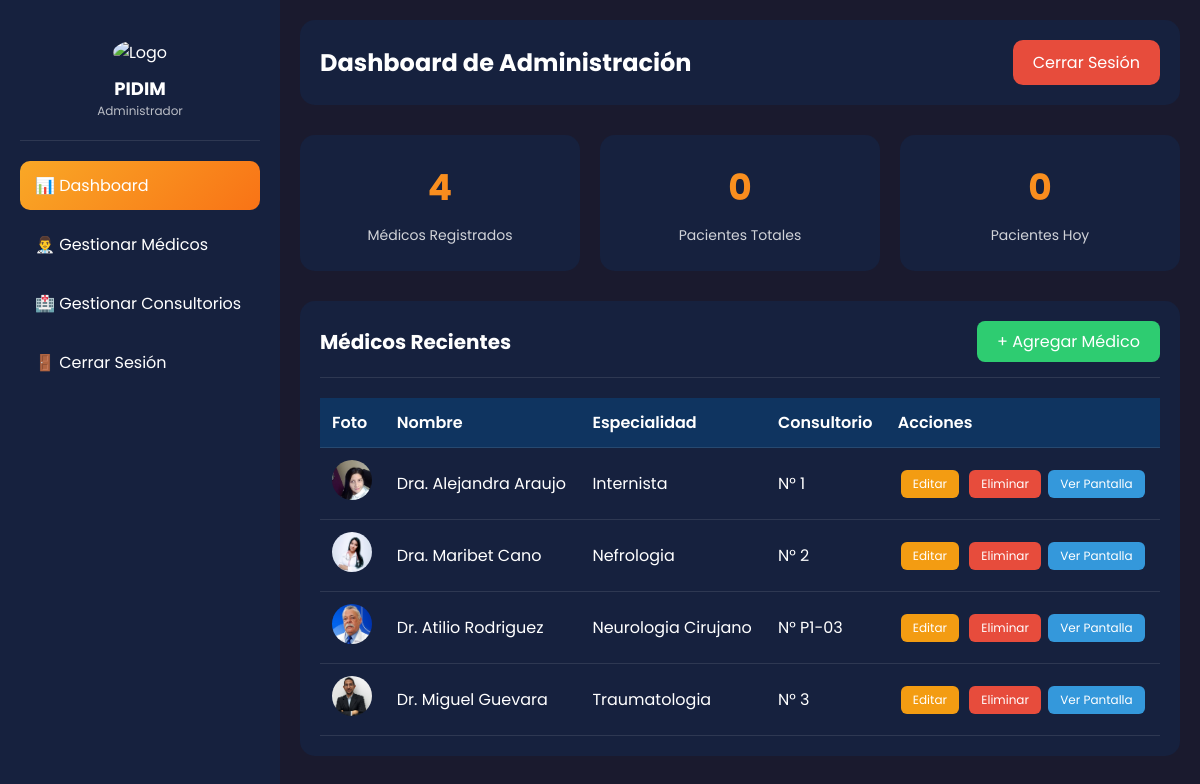
The page /admin/dashboard.php (signed in) on the database its author committed.
### tables this page shows
CREATE TABLE IF NOT EXISTS `medico` (
  `idmed` int(11) NOT NULL AUTO_INCREMENT,
  `nombrem` varchar(100) NOT NULL,
  `especialidad` varchar(100) NOT NULL,
  `foto` varchar(50) NOT NULL DEFAULT '',
  `fechas_consul` varchar(50) DEFAULT NULL,
  `horarios` varchar(50) DEFAULT NULL,
  `consultorio` varchar(50) DEFAULT NULL,
  `mpps` varchar(50) DEFAULT 'SIN REGISTRAR',
  `comezu` varchar(50) DEFAULT 'SIN REGISTRAR',
  `pacientes` varchar(300) DEFAULT NULL,
  `paciente_actual` varchar(50) DEFAULT NULL,
  `paciente_siguiente` varchar(50) DEFAULT NULL,
  `usuario_id` int(11) NOT NULL,
  `estado` int(11) NOT NULL DEFAULT 1,
  `timestamp` timestamp NOT NULL DEFAULT current_timestamp(),
  `consultory_id` int(11) DEFAULT NULL,
  PRIMARY KEY (`idmed`),
  KEY `usuario_id` (`usuario_id`),
  KEY `consultory_id` (`consultory_id`),
  CONSTRAINT `medico_ibfk_1` FOREIGN KEY (`usuario_id`) REFERENCES `usuario` (`idusuario`),
  CONSTRAINT `medico_ibfk_2` FOREIGN KEY (`consultory_id`) REFERENCES `consultory` (`id`) ON DELETE SET NULL
);

### includes/functions.php (called while the page is built, shortened)
<?php
function getAllDoctors($conn, $limit = null, $offset = 0) {
    $query = "SELECT m.*, c.consultory_number, c.name as consultory_name, u.nombre as user_name
              FROM medico m
              LEFT JOIN consultory c ON m.consultory_id = c.id
              LEFT JOIN usuario u ON m.usuario_id = u.idusuario
              WHERE m.estado = 1
              ORDER BY c.consultory_number ASC, m.nombrem ASC";
    if ($limit) {
        $query .= " LIMIT $offset, $limit";
    }
    $result = mysqli_query($conn, $query);
    $doctors = [];
    while ($row = mysqli_fetch_assoc($result)) {
        $doctors[] = $row;
    }
    return $doctors;
}
function getDisplayDoctorPhoto($photo) {
    if ($photo && $photo != 'img_paciente.jpg' && $photo != 'img_paciente.png') {
        if (file_exists("../assets/uploads/doctors/" . $photo)) {
            return "../assets/uploads/doctors/" . $photo;
        } elseif (file_exists("../assets/uploads/doctors/" . $photo)) {
            return "../assets/uploads/doctors/" . $photo;
        } elseif (file_exists("img/uploads/" . $photo)) {
            return "img/uploads/" . $photo;
        }
    }
    return "img/img_paciente.jpg";
}
?>

### admin/dashboard.php (the view, shortened to what this page needs)
<?php
require_once '../conexion.php';
require_once '../includes/functions.php';
$total_doctors_query = "SELECT COUNT(*) as total FROM medico WHERE estado = 1";
$total_doctors = mysqli_fetch_assoc(mysqli_query($conection, $total_doctors_query))['total'];
$total_patients_query = "SELECT COUNT(*) as total FROM waiting_patients";
$total_patients = mysqli_fetch_assoc(mysqli_query($conection, $total_patients_query))['total'];
$today_patients_query = "SELECT COUNT(*) as total FROM waiting_patients WHERE DATE(created_at) = CURDATE()";
$today_patients = mysqli_fetch_assoc(mysqli_query($conection, $today_patients_query))['total'];
$doctors = getAllDoctors($conection, 10);
?>
<!DOCTYPE html>
<html lang="es">
<head>
</head>
<body>
    <div class="admin-container">
        <aside class="sidebar">
            <div class="sidebar-header">
                <img src="../img/img_paciente.png" alt="Logo">
                <h3>PIDIM</h3>
                <p>Administrador</p>
            </div>
            <ul class="nav-menu">
                <li><a href="dashboard.php" class="active">📊 Dashboard</a></li>
                <li><a href="manage_doctors.php">👨‍⚕️ Gestionar Médicos</a></li>
                <li><a href="consultories.php">🏥 Gestionar Consultorios</a></li>
                <li><a href="../auth/logout.php">🚪 Cerrar Sesión</a></li>
            </ul>
        </aside>
        <div class="main-content">
            <div class="header">
                <h1>Dashboard de Administración</h1>
                <a href="../auth/logout.php" class="logout-btn">Cerrar Sesión</a>
            </div>
            <div class="stats-grid">
                <div class="stat-card">
                    <h3><?php echo $total_doctors; ?></h3>
                    <p>Médicos Registrados</p>
                </div>
                <div class="stat-card">
                    <h3><?php echo $total_patients; ?></h3>
                    <p>Pacientes Totales</p>
                </div>
                <div class="stat-card">
                    <h3><?php echo $today_patients; ?></h3>
                    <p>Pacientes Hoy</p>
                </div>
            </div>
            <div class="section">
                <div class="section-header">
                    <h2>Médicos Recientes</h2>
                    <a href="manage_doctors.php" class="btn-add">+ Agregar Médico</a>
                </div>
                <div class="doctors-table">
                    <table>
                        <thead>
                            <tr>
                                <th>Foto</th>
                                <th>Nombre</th>
                                <th>Especialidad</th>
                                <th>Consultorio</th>
                                <th>Acciones</th>
                            </tr>
                        </thead>
                        <tbody>
                            <?php foreach ($doctors as $doctor): ?>
                            <tr>
                                <td>
                                    <img src="<?php echo getDisplayDoctorPhoto($doctor['foto']); ?>" alt="Doctor" class="doctor-avatar">
                                </td>
                                <td><?php echo htmlspecialchars($doctor['nombrem']); ?></td>
                                <td><?php echo htmlspecialchars($doctor['especialidad']); ?></td>
                                <td>N° <?php echo htmlspecialchars($doctor['consultorio']); ?></td>
                                <td>
                                    <a href="edit_doctor.php?id=<?php echo $doctor['idmed']; ?>" class="btn-edit">Editar</a>
                                    <a href="delete_doctor.php?id=<?php echo $doctor['idmed']; ?>" class="btn-delete" onclick="return confirm('¿Eliminar este médico?')">Eliminar</a>
                                    <a href="../display.php?doctor=<?php echo $doctor['idmed']; ?>" class="btn-view" target="_blank">Ver Pantalla</a>
                                </td>
                            </tr>
                            <?php endforeach; ?>
                        </tbody>
                    </table>
                </div>
            </div>
        </div>
    </div>
</body>
</html>

### admin/dashboard.php (style rules this page uses)
* { margin: 0; padding: 0; box-sizing: border-box; }
body { font-family: 'Poppins', sans-serif; background: #1a1a2e; color: #fff; }
.admin-container { display: flex; min-height: 100vh; }
.sidebar { width: 280px; background: #16213e; padding: 20px; position: fixed; height: 100vh; overflow-y: auto; }
.sidebar-header { text-align: center; padding: 20px 0; border-bottom: 1px solid rgba(255, 255, 255, 0.1); margin-bottom: 20px; }
.sidebar-header img { width: 60px; height: 60px; border-radius: 50%; margin-bottom: 10px; }
.sidebar-header h3 { font-size: 18px; }
.sidebar-header p { font-size: 12px; opacity: 0.7; }
.nav-menu { list-style: none; }
.nav-menu li { margin-bottom: 10px; }
.nav-menu a { display: flex; align-items: center; gap: 12px; padding: 12px 15px; color: #fff; text-decoration: none; border-radius: 10px; transition: all 0.3s ease; }
.nav-menu a:hover, .nav-menu a.active { background: linear-gradient(135deg, #f9a826 0%, #f97316 100%); }
.main-content { flex: 1; margin-left: 280px; padding: 20px; }
.header { display: flex; justify-content: space-between; align-items: center; padding: 20px; background: #16213e; border-radius: 15px; margin-bottom: 30px; }
.header h1 { font-size: 24px; }
.logout-btn { padding: 10px 20px; background: #e74c3c; color: #fff; text-decoration: none; border-radius: 10px; transition: all 0.3s ease; }
.stats-grid { display: grid; grid-template-columns: repeat(auto-fit, minmax(250px, 1fr)); gap: 20px; margin-bottom: 30px; }
.stat-card { background: #16213e; border-radius: 15px; padding: 25px; text-align: center; transition: transform 0.3s ease; }
.stat-card h3 { font-size: 36px; margin-bottom: 10px; background: linear-gradient(135deg, #f9a826 0%, #f97316 100%); -webkit-background-clip: text; -webkit-text-fill-color: transparent; }
.stat-card p { opacity: 0.8; font-size: 14px; }
.section { background: #16213e; border-radius: 15px; padding: 20px; margin-bottom: 30px; }
.section-header { display: flex; justify-content: space-between; align-items: center; margin-bottom: 20px; padding-bottom: 15px; border-bottom: 1px solid rgba(255, 255, 255, 0.1); }
.section-header h2 { font-size: 20px; }
.btn-add { padding: 8px 20px; background: #2ecc71; color: #fff; text-decoration: none; border-radius: 8px; transition: all 0.3s ease; }
.doctors-table { overflow-x: auto; }
table { width: 100%; border-collapse: collapse; }
th, td { padding: 12px; text-align: left; border-bottom: 1px solid rgba(255, 255, 255, 0.1); }
th { background: #0f3460; font-weight: 600; }
.doctor-avatar { width: 40px; height: 40px; border-radius: 50%; object-fit: cover; }
.btn-edit, .btn-delete { padding: 5px 12px; border-radius: 6px; text-decoration: none; font-size: 12px; margin: 0 3px; display: inline-block; }
.btn-edit { background: #f39c12; color: #fff; }
.btn-delete { background: #e74c3c; color: #fff; }
.btn-view { background: #3498db; color: #fff; padding: 5px 12px; border-radius: 6px; text-decoration: none; font-size: 12px; display: inline-block; }

### rows shown on the page
medico: foto (picture), nombrem "Dra. Alejandra Araujo", especialidad "Internista", consultorio "1"
medico: foto (picture), nombrem "Dra. Maribet Cano", especialidad "Nefrologia", consultorio "2"
medico: foto (picture), nombrem "Dr. Atilio Rodriguez", especialidad "Neurologia Cirujano", consultorio "P1-03"
medico: foto (picture), nombrem "Dr. Miguel Guevara", especialidad "Traumatologia", consultorio "3"

### other values the page prints
$total_doctors "4"
$total_patients "0"
$today_patients "0"
